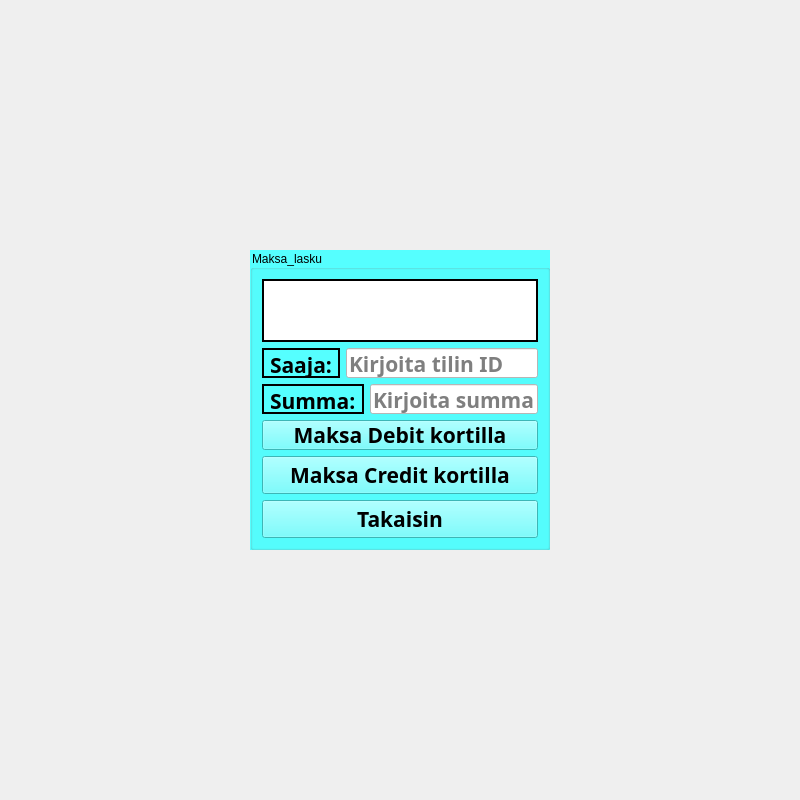
<?xml version="1.0" encoding="UTF-8"?>
<ui version="4.0">
 <class>Maksa_Lasku</class>
 <widget class="QWidget" name="Maksa_Lasku">
  <property name="geometry">
   <rect>
    <x>0</x>
    <y>0</y>
    <width>800</width>
    <height>800</height>
   </rect>
  </property>
  <property name="windowTitle">
   <string>Form</string>
  </property>
  <widget class="QGroupBox" name="groupBox_Maksa_lasku">
   <property name="geometry">
    <rect>
     <x>250</x>
     <y>250</y>
     <width>300</width>
     <height>300</height>
    </rect>
   </property>
   <property name="styleSheet">
    <string notr="true">background-color: rgb(85, 255, 255);</string>
   </property>
   <property name="title">
    <string>Maksa_lasku</string>
   </property>
   <layout class="QVBoxLayout" name="verticalLayout_4">
    <item>
     <widget class="QLabel" name="label_Info">
      <property name="font">
       <font>
        <family>Century Gothic</family>
        <pointsize>16</pointsize>
        <weight>75</weight>
        <bold>true</bold>
       </font>
      </property>
      <property name="styleSheet">
       <string notr="true">background-color: rgb(255, 255, 255);</string>
      </property>
      <property name="frameShape">
       <enum>QFrame::WinPanel</enum>
      </property>
      <property name="text">
       <string>&lt;html&gt;&lt;head/&gt;&lt;body&gt;&lt;p align=&quot;center&quot;&gt;&lt;br/&gt;&lt;/p&gt;&lt;/body&gt;&lt;/html&gt;</string>
      </property>
     </widget>
    </item>
    <item>
     <layout class="QVBoxLayout" name="verticalLayout_3">
      <item>
       <layout class="QVBoxLayout" name="verticalLayout_2">
        <item>
         <layout class="QVBoxLayout" name="verticalLayout">
          <item>
           <layout class="QHBoxLayout" name="horizontalLayout_2">
            <item>
             <widget class="QLabel" name="label_Saaja">
              <property name="font">
               <font>
                <family>Century Gothic</family>
                <pointsize>16</pointsize>
                <weight>75</weight>
                <bold>true</bold>
               </font>
              </property>
              <property name="frameShape">
               <enum>QFrame::WinPanel</enum>
              </property>
              <property name="text">
               <string>&lt;html&gt;&lt;head/&gt;&lt;body&gt;&lt;p&gt;Saaja:&lt;/p&gt;&lt;/body&gt;&lt;/html&gt;</string>
              </property>
             </widget>
            </item>
            <item>
             <widget class="QLineEdit" name="lineEdit_SaajaId">
              <property name="font">
               <font>
                <family>Century Gothic</family>
                <pointsize>16</pointsize>
                <weight>75</weight>
                <bold>true</bold>
               </font>
              </property>
              <property name="styleSheet">
               <string notr="true">background-color: rgb(255, 255, 255);</string>
              </property>
              <property name="placeholderText">
               <string>Kirjoita tilin ID</string>
              </property>
             </widget>
            </item>
           </layout>
          </item>
          <item>
           <layout class="QHBoxLayout" name="horizontalLayout">
            <item>
             <widget class="QLabel" name="label_Summa">
              <property name="font">
               <font>
                <family>Century Gothic</family>
                <pointsize>16</pointsize>
                <weight>75</weight>
                <bold>true</bold>
               </font>
              </property>
              <property name="styleSheet">
               <string notr="true">background-color: rgb(85, 255, 255);</string>
              </property>
              <property name="frameShape">
               <enum>QFrame::WinPanel</enum>
              </property>
              <property name="text">
               <string>&lt;html&gt;&lt;head/&gt;&lt;body&gt;&lt;p&gt;Summa:&lt;/p&gt;&lt;/body&gt;&lt;/html&gt;</string>
              </property>
             </widget>
            </item>
            <item>
             <widget class="QLineEdit" name="lineEdit_Summa">
              <property name="font">
               <font>
                <family>Century Gothic</family>
                <pointsize>16</pointsize>
                <weight>75</weight>
                <bold>true</bold>
               </font>
              </property>
              <property name="styleSheet">
               <string notr="true">background-color: rgb(255, 255, 255);</string>
              </property>
              <property name="placeholderText">
               <string>Kirjoita summa</string>
              </property>
             </widget>
            </item>
           </layout>
          </item>
          <item>
           <widget class="QPushButton" name="pushButton_Debit">
            <property name="font">
             <font>
              <family>Century Gothic</family>
              <pointsize>16</pointsize>
              <weight>75</weight>
              <bold>true</bold>
             </font>
            </property>
            <property name="text">
             <string>Maksa Debit kortilla</string>
            </property>
           </widget>
          </item>
         </layout>
        </item>
        <item>
         <widget class="QPushButton" name="pushButton_Credit">
          <property name="font">
           <font>
            <family>Century Gothic</family>
            <pointsize>16</pointsize>
            <weight>75</weight>
            <bold>true</bold>
           </font>
          </property>
          <property name="text">
           <string>Maksa Credit kortilla</string>
          </property>
         </widget>
        </item>
        <item>
         <widget class="QPushButton" name="pushButton_Takaisin">
          <property name="font">
           <font>
            <family>Century Gothic</family>
            <pointsize>16</pointsize>
            <weight>75</weight>
            <bold>true</bold>
           </font>
          </property>
          <property name="text">
           <string>Takaisin</string>
          </property>
         </widget>
        </item>
       </layout>
      </item>
     </layout>
    </item>
   </layout>
  </widget>
 </widget>
 <resources/>
 <connections/>
</ui>
